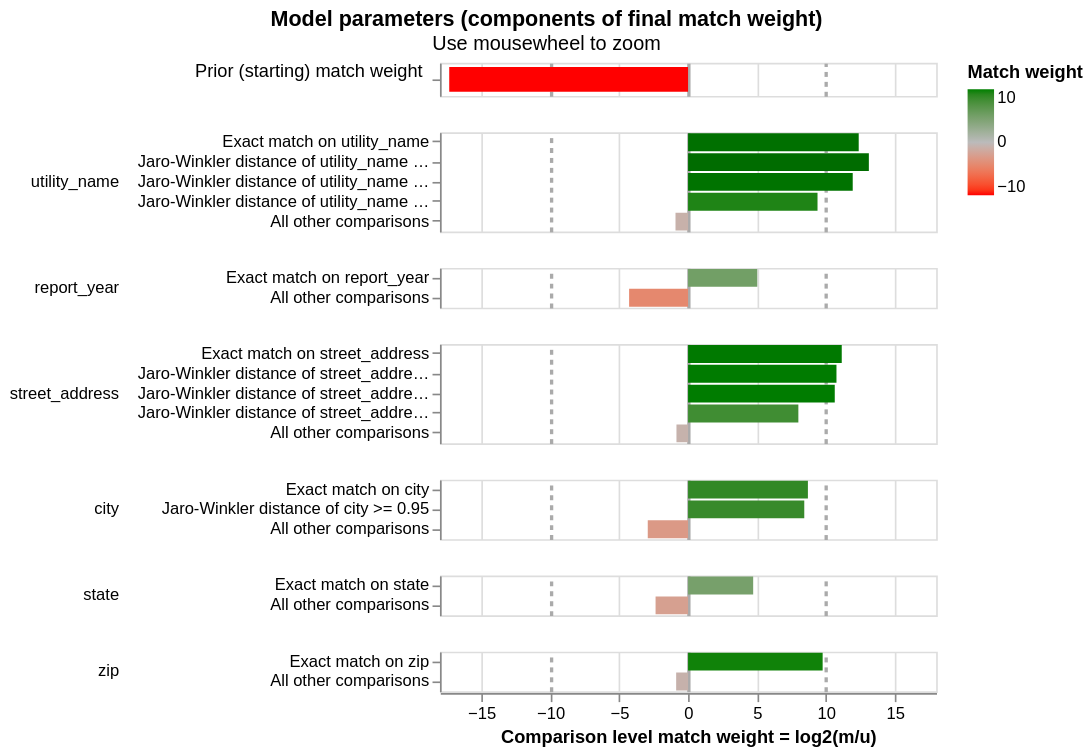

The cell this chart's notebook holds for it:
### Markdown cell above
This chart indicates how the linker will assign a match weight to the pair based on if that pair falls into each comparison level. We want comparison levels that we think are good indicators of a match (like exact match on address) to be weighted highly. Ignore report_year here.

### Code cell
linker.visualisations.match_weights_chart()

### Figure 1 — Vega-Lite specification as saved in the notebook (floating-point values rounded to 4 significant figures)
{"config": {"view": {"continuousWidth": 300, "continuousHeight": 300, "discreteHeight": 60, "discreteWidth": 400}, "header": {"title": null}, "mark": {"tooltip": null}, "title": {"anchor": "middle"}}, "vconcat": [{"mark": {"type": "bar", "clip": true, "height": 15}, "encoding": {"color": {"field": "log2_bayes_factor", "scale": {"domain": [-10, 0, 10], "interpolate": "lab", "range": ["red", "#bbbbbb", "green"]}, "title": "Match weight", "type": "quantitative"}, "tooltip": [{"field": "comparison_name", "title": "Comparison name", "type": "nominal"}, {"field": "probability_two_random_records_match", "format": ".4f", "title": "Probability two random records match", "type": "nominal"}, {"field": "log2_bayes_factor", "format": ",.4f", "title": "Equivalent match weight", "type": "quantitative"}, {"field": "bayes_factor_description", "title": "Match weight description", "type": "nominal"}], "x": {"axis": {"domain": false, "gridColor": {"condition": {"test": "abs(datum.value / 10)  <= 1 & datum.value % 10 === 0", "value": "#aaa"}, "value": "#ddd"}, "gridDash": {"condition": {"test": "abs(datum.value / 10) == 1", "value": [3]}, "value": null}, "gridWidth": {"condition": {"test": "abs(datum.value / 10)  <= 1 & datum.value % 10 === 0", "value": 2}, "value": 1}, "labels": false, "ticks": false, "title": ""}, "field": "log2_bayes_factor", "scale": {"domain": [-18, 18]}, "type": "quantitative"}, "y": {"axis": {"title": "Prior (starting) match weight", "titleAlign": "right", "titleAngle": 0, "titleFontWeight": "normal"}, "field": "label_for_charts", "sort": {"field": "comparison_vector_value", "order": "descending"}, "type": "nominal"}}, "height": 20, "transform": [{"filter": "(datum.comparison_name == 'probability_two_random_records_match')"}]}, {"mark": {"type": "bar", "clip": true}, "encoding": {"color": {"field": "log2_bayes_factor", "scale": {"domain": [-10, 0, 10], "interpolate": "lab", "range": ["red", "#bbbbbb", "green"]}, "title": "Match weight", "type": "quantitative"}, "row": {"field": "comparison_name", "header": {"labelAlign": "left", "labelAnchor": "middle", "labelAngle": 0}, "sort": {"field": "comparison_sort_order"}, "type": "nominal"}, "tooltip": [{"field": "comparison_name", "title": "Comparison name", "type": "nominal"}, {"field": "label_for_charts", "title": "Label", "type": "ordinal"}, {"field": "sql_condition", "title": "SQL condition", "type": "nominal"}, {"field": "m_probability", "format": ".10~g", "title": "M probability", "type": "quantitative"}, {"field": "u_probability", "format": ".10~g", "title": "U probability", "type": "quantitative"}, {"field": "bayes_factor", "format": ",.6f", "title": "Bayes factor = m/u", "type": "quantitative"}, {"field": "log2_bayes_factor", "format": ".4~g", "title": "Match weight = log2(m/u)", "type": "quantitative"}, {"field": "bayes_factor_description", "title": "Match weight description", "type": "nominal"}, {"field": "m_probability_description", "title": "m probability description", "type": "nominal"}, {"field": "u_probability_description", "title": "u probability description", "type": "nominal"}], "x": {"axis": {"gridColor": {"condition": {"test": "abs(datum.value / 10)  <= 1 & datum.value % 10 === 0", "value": "#aaa"}, "value": "#ddd"}, "gridDash": {"condition": {"test": "abs(datum.value / 10) == 1", "value": [3]}, "value": null}, "gridWidth": {"condition": {"test": "abs(datum.value / 10)  <= 1 & datum.value % 10 === 0", "value": 2}, "value": 1}, "title": "Comparison level match weight = log2(m/u)"}, "field": "log2_bayes_factor", "scale": {"domain": [-18, 18]}, "type": "quantitative"}, "y": {"axis": {"title": null}, "field": "label_for_charts", "sort": {"field": "comparison_vector_value", "order": "descending"}, "type": "nominal"}}, "height": {"step": 12}, "resolve": {"axis": {"y": "independent"}, "scale": {"y": "independent"}}, "transform": [{"filter": "(datum.comparison_name != 'probability_two_random_records_match')"}]}], "data": {"name": "data-f82bfcc21963962aa1d4158ad91a0626"}, "params": [{"name": "mouse_zoom", "select": {"type": "interval", "encodings": ["x"]}, "bind": "scales", "views": []}], "resolve": {"axis": {"y": "independent"}, "scale": {"y": "independent"}}, "title": {"text": "Model parameters (components of final match weight)", "subtitle": "Use mousewheel to zoom"}, "$schema": "https://vega.github.io/schema/vega-lite/v5.9.3.json", "datasets": {"data-f82bfcc21963962aa1d4158ad91a0626": [{"comparison_name": "probability_two_random_records_match", "sql_condition": null, "label_for_charts": "", "m_probability": null, "u_probability": null, "m_probability_description": null, "u_probability_description": null, "has_tf_adjustments": false, "tf_adjustment_column": null, "tf_adjustment_weight": null, "is_null_level": false, "bayes_factor": 6.082e-06, "log2_bayes_factor": -17.33, "comparison_vector_value": 0, "max_comparison_vector_value": 0, "bayes_factor_description": "The probability that two random records drawn at random match is 0.000 or one in  164,411.0 records.This is equivalent to a starting match weight of -17.327.", "probability_two_random_records_match": 6.082e-06, "comparison_sort_order": -1}, {"comparison_name": "utility_name", "sql_condition": "\"utility_name_l\" = \"utility_name_r\"", "label_for_charts": "Exact match on utility_name", "m_probability": 0.07751, "u_probability": 1.453e-05, "m_probability_description": "Amongst matching record comparisons, 7.751% of records (i.e. one in 12.9) are in the exact match on utility_name comparison level", "u_probability_description": "Amongst non-matching record comparisons, 0.001453% of records (i.e. one in 68,810) are in the exact match on utility_name comparison level", "has_tf_adjustments": true, "tf_adjustment_column": "utility_name", "tf_adjustment_weight": 1.0, "is_null_level": false, "bayes_factor": 5334.0, "log2_bayes_factor": 12.38, "comparison_vector_value": 4, "max_comparison_vector_value": 4, "bayes_factor_description": "If comparison level is `exact match on utility_name` then comparison is 5,334 times more likely to be a match", "probability_two_random_records_match": 6.082e-06, "comparison_sort_order": 0}, {"comparison_name": "utility_name", "sql_condition": "jaro_winkler_similarity(\"utility_name_l\", \"utility_name_r\") >= 0.97", "label_for_charts": "Jaro-Winkler distance of utility_name >= 0.97", "m_probability": 0.1107, "u_probability": 1.246e-05, "m_probability_description": "Amongst matching record comparisons, 11.07% of records (i.e. one in 9.037) are in the jaro-winkler distance of utility_name >= 0.97 comparison level", "u_probability_description": "Amongst non-matching record comparisons, 0.001246% of records (i.e. one in 80,278) are in the jaro-winkler distance of utility_name >= 0.97 comparison level", "has_tf_adjustments": false, "tf_adjustment_column": null, "tf_adjustment_weight": 1.0, "is_null_level": false, "bayes_factor": 8883.0, "log2_bayes_factor": 13.12, "comparison_vector_value": 3, "max_comparison_vector_value": 4, "bayes_factor_description": "If comparison level is `jaro-winkler distance of utility_name >= 0.97` then comparison is 8,883 times more likely to be a match", "probability_two_random_records_match": 6.082e-06, "comparison_sort_order": 0}, {"comparison_name": "utility_name", "sql_condition": "jaro_winkler_similarity(\"utility_name_l\", \"utility_name_r\") >= 0.93", "label_for_charts": "Jaro-Winkler distance of utility_name >= 0.93", "m_probability": 0.2376, "u_probability": 6.021e-05, "m_probability_description": "Amongst matching record comparisons, 23.76% of records (i.e. one in 4.209) are in the jaro-winkler distance of utility_name >= 0.93 comparison level", "u_probability_description": "Amongst non-matching record comparisons, 0.006021% of records (i.e. one in 16,609) are in the jaro-winkler distance of utility_name >= 0.93 comparison level", "has_tf_adjustments": false, "tf_adjustment_column": null, "tf_adjustment_weight": 1.0, "is_null_level": false, "bayes_factor": 3947.0, "log2_bayes_factor": 11.95, "comparison_vector_value": 2, "max_comparison_vector_value": 4, "bayes_factor_description": "If comparison level is `jaro-winkler distance of utility_name >= 0.93` then comparison is 3,947 times more likely to be a match", "probability_two_random_records_match": 6.082e-06, "comparison_sort_order": 0}, {"comparison_name": "utility_name", "sql_condition": "jaro_winkler_similarity(\"utility_name_l\", \"utility_name_r\") >= 0.88", "label_for_charts": "Jaro-Winkler distance of utility_name >= 0.88", "m_probability": 0.04255, "u_probability": 6.332e-05, "m_probability_description": "Amongst matching record comparisons, 4.255% of records (i.e. one in 23.5) are in the jaro-winkler distance of utility_name >= 0.88 comparison level", "u_probability_description": "Amongst non-matching record comparisons, 0.006332% of records (i.e. one in 15,792) are in the jaro-winkler distance of utility_name >= 0.88 comparison level", "has_tf_adjustments": false, "tf_adjustment_column": null, "tf_adjustment_weight": 1.0, "is_null_level": false, "bayes_factor": 672.0, "log2_bayes_factor": 9.392, "comparison_vector_value": 1, "max_comparison_vector_value": 4, "bayes_factor_description": "If comparison level is `jaro-winkler distance of utility_name >= 0.88` then comparison is 672 times more likely to be a match", "probability_two_random_records_match": 6.082e-06, "comparison_sort_order": 0}, {"comparison_name": "utility_name", "sql_condition": "ELSE", "label_for_charts": "All other comparisons", "m_probability": 0.5317, "u_probability": 0.9998, "m_probability_description": "Amongst matching record comparisons, 53.17% of records (i.e. one in 1.881) are in the all other comparisons comparison level", "u_probability_description": "Amongst non-matching record comparisons, 99.98% of records (i.e. one in 1) are in the all other comparisons comparison level", "has_tf_adjustments": false, "tf_adjustment_column": null, "tf_adjustment_weight": 1.0, "is_null_level": false, "bayes_factor": 0.5317, "log2_bayes_factor": -0.9112, "comparison_vector_value": 0, "max_comparison_vector_value": 4, "bayes_factor_description": "If comparison level is `all other comparisons` then comparison is 1.881 times less likely to be a match", "probability_two_random_records_match": 6.082e-06, "comparison_sort_order": 0}, {"comparison_name": "report_year", "sql_condition": "\"report_year_l\" = \"report_year_r\"", "label_for_charts": "Exact match on report_year", "m_probability": 1.0, "u_probability": 0.03079, "m_probability_description": "Amongst matching record comparisons, 100% of records (i.e. one in 1) are in the exact match on report_year comparison level", "u_probability_description": "Amongst non-matching record comparisons, 3.079% of records (i.e. one in 32.48) are in the exact match on report_year comparison level", "has_tf_adjustments": false, "tf_adjustment_column": null, "tf_adjustment_weight": 1.0, "is_null_level": false, "bayes_factor": 32.48, "log2_bayes_factor": 5.022, "comparison_vector_value": 1, "max_comparison_vector_value": 1, "bayes_factor_description": "If comparison level is `exact match on report_year` then comparison is 32.48 times more likely to be a match", "probability_two_random_records_match": 6.082e-06, "comparison_sort_order": 1}, {"comparison_name": "report_year", "sql_condition": "ELSE", "label_for_charts": "All other comparisons", "m_probability": 0.05, "u_probability": 0.9692, "m_probability_description": "Amongst matching record comparisons, 5% of records (i.e. one in 20) are in the all other comparisons comparison level", "u_probability_description": "Amongst non-matching record comparisons, 96.92% of records (i.e. one in 1.032) are in the all other comparisons comparison level", "has_tf_adjustments": false, "tf_adjustment_column": null, "tf_adjustment_weight": 1.0, "is_null_level": false, "bayes_factor": 0.05159, "log2_bayes_factor": -4.277, "comparison_vector_value": 0, "max_comparison_vector_value": 1, "bayes_factor_description": "If comparison level is `all other comparisons` then comparison is 19.38 times less likely to be a match", "probability_two_random_records_match": 6.082e-06, "comparison_sort_order": 1}, {"comparison_name": "street_address", "sql_condition": "\"street_address_l\" = \"street_address_r\"", "label_for_charts": "Exact match on street_address", "m_probability": 0.05312, "u_probability": 2.338e-05, "m_probability_description": "Amongst matching record comparisons, 5.312% of records (i.e. one in 18.82) are in the exact match on street_address comparison level", "u_probability_description": "Amongst non-matching record comparisons, 0.002338% of records (i.e. one in 42,768) are in the exact match on street_address comparison level", "has_tf_adjustments": true, "tf_adjustment_column": "street_address", "tf_adjustment_weight": 1.0, "is_null_level": false, "bayes_factor": 2272.0, "log2_bayes_factor": 11.15, "comparison_vector_value": 4, "max_comparison_vector_value": 4, "bayes_factor_description": "If comparison level is `exact match on street_address` then comparison is 2,272 times more likely to be a match", "probability_two_random_records_match": 6.082e-06, "comparison_sort_order": 2}, {"comparison_name": "street_address", "sql_condition": "jaro_winkler_similarity(\"street_address_l\", \"street_address_r\") >= 0.97", "label_for_charts": "Jaro-Winkler distance of street_address >= 0.97", "m_probability": 0.0516, "u_probability": 2.962e-05, "m_probability_description": "Amongst matching record comparisons, 5.16% of records (i.e. one in 19.38) are in the jaro-winkler distance of street_address >= 0.97 comparison level", "u_probability_description": "Amongst non-matching record comparisons, 0.002962% of records (i.e. one in 33,764) are in the jaro-winkler distance of street_address >= 0.97 comparison level", "has_tf_adjustments": false, "tf_adjustment_column": null, "tf_adjustment_weight": 1.0, "is_null_level": false, "bayes_factor": 1742.0, "log2_bayes_factor": 10.77, "comparison_vector_value": 3, "max_comparison_vector_value": 4, "bayes_factor_description": "If comparison level is `jaro-winkler distance of street_address >= 0.97` then comparison is 1,742 times more likely to be a match", "probability_two_random_records_match": 6.082e-06, "comparison_sort_order": 2}, {"comparison_name": "street_address", "sql_condition": "jaro_winkler_similarity(\"street_address_l\", \"street_address_r\") >= 0.92", "label_for_charts": "Jaro-Winkler distance of street_address >= 0.92", "m_probability": 0.192, "u_probability": 0.00012, "m_probability_description": "Amongst matching record comparisons, 19.2% of records (i.e. one in 5.209) are in the jaro-winkler distance of street_address >= 0.92 comparison level", "u_probability_description": "Amongst non-matching record comparisons, 0.012% of records (i.e. one in 8,331) are in the jaro-winkler distance of street_address >= 0.92 comparison level", "has_tf_adjustments": false, "tf_adjustment_column": null, "tf_adjustment_weight": 1.0, "is_null_level": false, "bayes_factor": 1599.0, "log2_bayes_factor": 10.64, "comparison_vector_value": 2, "max_comparison_vector_value": 4, "bayes_factor_description": "If comparison level is `jaro-winkler distance of street_address >= 0.92` then comparison is 1,599 times more likely to be a match", "probability_two_random_records_match": 6.082e-06, "comparison_sort_order": 2}, {"comparison_name": "street_address", "sql_condition": "jaro_winkler_similarity(\"street_address_l\", \"street_address_r\") >= 0.85", "label_for_charts": "Jaro-Winkler distance of street_address >= 0.85", "m_probability": 0.1459, "u_probability": 0.000569, "m_probability_description": "Amongst matching record comparisons, 14.59% of records (i.e. one in 6.855) are in the jaro-winkler distance of street_address >= 0.85 comparison level", "u_probability_description": "Amongst non-matching record comparisons, 0.0569% of records (i.e. one in 1,758) are in the jaro-winkler distance of street_address >= 0.85 comparison level", "has_tf_adjustments": false, "tf_adjustment_column": null, "tf_adjustment_weight": 1.0, "is_null_level": false, "bayes_factor": 256.4, "log2_bayes_factor": 8.002, "comparison_vector_value": 1, "max_comparison_vector_value": 4, "bayes_factor_description": "If comparison level is `jaro-winkler distance of street_address >= 0.85` then comparison is 256 times more likely to be a match", "probability_two_random_records_match": 6.082e-06, "comparison_sort_order": 2}, {"comparison_name": "street_address", "sql_condition": "ELSE", "label_for_charts": "All other comparisons", "m_probability": 0.5574, "u_probability": 0.9993, "m_probability_description": "Amongst matching record comparisons, 55.74% of records (i.e. one in 1.794) are in the all other comparisons comparison level", "u_probability_description": "Amongst non-matching record comparisons, 99.93% of records (i.e. one in 1.001) are in the all other comparisons comparison level", "has_tf_adjustments": false, "tf_adjustment_column": null, "tf_adjustment_weight": 1.0, "is_null_level": false, "bayes_factor": 0.5578, "log2_bayes_factor": -0.8421, "comparison_vector_value": 0, "max_comparison_vector_value": 4, "bayes_factor_description": "If comparison level is `all other comparisons` then comparison is 1.793 times less likely to be a match", "probability_two_random_records_match": 6.082e-06, "comparison_sort_order": 2}, {"comparison_name": "city", "sql_condition": "\"city_l\" = \"city_r\"", "label_for_charts": "Exact match on city", "m_probability": 0.8444, "u_probability": 0.002038, "m_probability_description": "Amongst matching record comparisons, 84.44% of records (i.e. one in 1.184) are in the exact match on city comparison level", "u_probability_description": "Amongst non-matching record comparisons, 0.2038% of records (i.e. one in 491) are in the exact match on city comparison level", "has_tf_adjustments": true, "tf_adjustment_column": "city", "tf_adjustment_weight": 1.0, "is_null_level": false, "bayes_factor": 414.3, "log2_bayes_factor": 8.694, "comparison_vector_value": 2, "max_comparison_vector_value": 2, "bayes_factor_description": "If comparison level is `exact match on city` then comparison is 414 times more likely to be a match", "probability_two_random_records_match": 6.082e-06, "comparison_sort_order": 3}, {"comparison_name": "city", "sql_condition": "jaro_winkler_similarity(\"city_l\", \"city_r\") >= 0.95", "label_for_charts": "Jaro-Winkler distance of city >= 0.95", "m_probability": 0.02418, "u_probability": 7.006e-05, "m_probability_description": "Amongst matching record comparisons, 2.418% of records (i.e. one in 41.35) are in the jaro-winkler distance of city >= 0.95 comparison level", "u_probability_description": "Amongst non-matching record comparisons, 0.007006% of records (i.e. one in 14,273) are in the jaro-winkler distance of city >= 0.95 comparison level", "has_tf_adjustments": false, "tf_adjustment_column": null, "tf_adjustment_weight": 1.0, "is_null_level": false, "bayes_factor": 345.2, "log2_bayes_factor": 8.431, "comparison_vector_value": 1, "max_comparison_vector_value": 2, "bayes_factor_description": "If comparison level is `jaro-winkler distance of city >= 0.95` then comparison is 345 times more likely to be a match", "probability_two_random_records_match": 6.082e-06, "comparison_sort_order": 3}, {"comparison_name": "city", "sql_condition": "ELSE", "label_for_charts": "All other comparisons", "m_probability": 0.1315, "u_probability": 0.9979, "m_probability_description": "Amongst matching record comparisons, 13.15% of records (i.e. one in 7.606) are in the all other comparisons comparison level", "u_probability_description": "Amongst non-matching record comparisons, 99.79% of records (i.e. one in 1.002) are in the all other comparisons comparison level", "has_tf_adjustments": false, "tf_adjustment_column": null, "tf_adjustment_weight": 1.0, "is_null_level": false, "bayes_factor": 0.1317, "log2_bayes_factor": -2.924, "comparison_vector_value": 0, "max_comparison_vector_value": 2, "bayes_factor_description": "If comparison level is `all other comparisons` then comparison is 7.59 times less likely to be a match", "probability_two_random_records_match": 6.082e-06, "comparison_sort_order": 3}, {"comparison_name": "state", "sql_condition": "\"state_l\" = \"state_r\"", "label_for_charts": "Exact match on state", "m_probability": 0.8108, "u_probability": 0.03068, "m_probability_description": "Amongst matching record comparisons, 81.08% of records (i.e. one in 1.233) are in the exact match on state comparison level", "u_probability_description": "Amongst non-matching record comparisons, 3.068% of records (i.e. one in 32.6) are in the exact match on state comparison level", "has_tf_adjustments": true, "tf_adjustment_column": "state", "tf_adjustment_weight": 1.0, "is_null_level": false, "bayes_factor": 26.43, "log2_bayes_factor": 4.724, "comparison_vector_value": 1, "max_comparison_vector_value": 1, "bayes_factor_description": "If comparison level is `exact match on state` then comparison is 26.43 times more likely to be a match", "probability_two_random_records_match": 6.082e-06, "comparison_sort_order": 4}, {"comparison_name": "state", "sql_condition": "ELSE", "label_for_charts": "All other comparisons", "m_probability": 0.1892, "u_probability": 0.9693, "m_probability_description": "Amongst matching record comparisons, 18.92% of records (i.e. one in 5.286) are in the all other comparisons comparison level", "u_probability_description": "Amongst non-matching record comparisons, 96.93% of records (i.e. one in 1.032) are in the all other comparisons comparison level", "has_tf_adjustments": false, "tf_adjustment_column": null, "tf_adjustment_weight": 1.0, "is_null_level": false, "bayes_factor": 0.1952, "log2_bayes_factor": -2.357, "comparison_vector_value": 0, "max_comparison_vector_value": 1, "bayes_factor_description": "If comparison level is `all other comparisons` then comparison is 5.124 times less likely to be a match", "probability_two_random_records_match": 6.082e-06, "comparison_sort_order": 4}, {"comparison_name": "zip", "sql_condition": "\"zip_l\" = \"zip_r\"", "label_for_charts": "Exact match on zip", "m_probability": 0.4507, "u_probability": 0.0005182, "m_probability_description": "Amongst matching record comparisons, 45.07% of records (i.e. one in 2.219) are in the exact match on zip comparison level", "u_probability_description": "Amongst non-matching record comparisons, 0.05182% of records (i.e. one in 1,930) are in the exact match on zip comparison level", "has_tf_adjustments": true, "tf_adjustment_column": "zip", "tf_adjustment_weight": 1.0, "is_null_level": false, "bayes_factor": 869.6, "log2_bayes_factor": 9.764, "comparison_vector_value": 1, "max_comparison_vector_value": 1, "bayes_factor_description": "If comparison level is `exact match on zip` then comparison is 870 times more likely to be a match", "probability_two_random_records_match": 6.082e-06, "comparison_sort_order": 5}, {"comparison_name": "zip", "sql_condition": "ELSE", "label_for_charts": "All other comparisons", "m_probability": 0.5493, "u_probability": 0.9995, "m_probability_description": "Amongst matching record comparisons, 54.93% of records (i.e. one in 1.82) are in the all other comparisons comparison level", "u_probability_description": "Amongst non-matching record comparisons, 99.95% of records (i.e. one in 1.001) are in the all other comparisons comparison level", "has_tf_adjustments": false, "tf_adjustment_column": null, "tf_adjustment_weight": 1.0, "is_null_level": false, "bayes_factor": 0.5496, "log2_bayes_factor": -0.8635, "comparison_vector_value": 0, "max_comparison_vector_value": 1, "bayes_factor_description": "If comparison level is `all other comparisons` then comparison is 1.819 times less likely to be a match", "probability_two_random_records_match": 6.082e-06, "comparison_sort_order": 5}]}}
